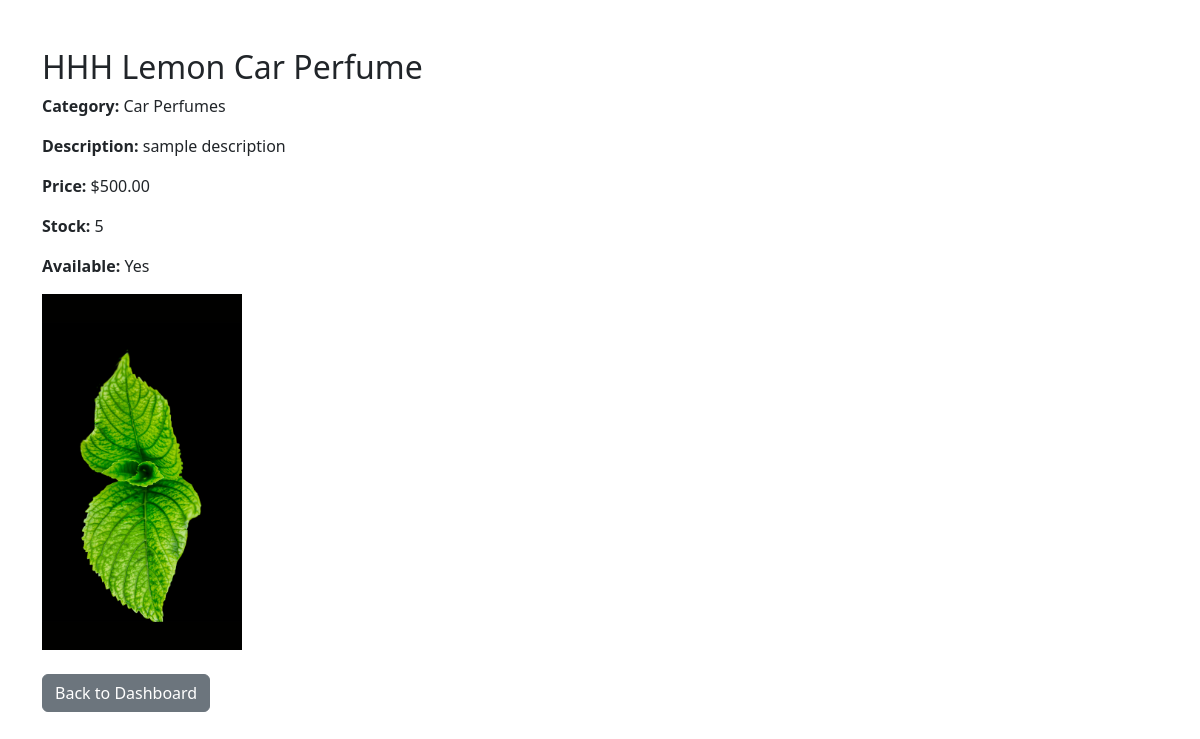
Screenshot of /product/3/detail/ with the database file from the repository.
### store/models.py (models this page shows, shortened)
class Product(models.Model):
    brand = models.CharField(max_length=100, blank=True, null=True)
    category = models.ForeignKey(Category, on_delete=models.CASCADE, related_name='products')
    name = models.CharField(max_length=100)
    description = models.TextField()
    price = models.DecimalField(max_digits=10, decimal_places=2)
    image = models.ImageField(upload_to='products/',null=True,blank=True)
    stock = models.PositiveIntegerField()
    available = models.BooleanField(default=True)

class Category(models.Model):
    name = models.CharField(max_length=100)
    slug = models.SlugField(unique=True, blank=True)
    class Meta:
        verbose_name_plural = "Categories"

### store/views.py (the view)
# urls.py: path('product/<int:pk>/detail/', product_detail_html_view, name='product-detail-html'),
def product_detail_html_view(request, pk):
    product = get_object_or_404(Product, pk=pk)
    return render(request, 'store/product_detail.html', {'product': product})

### store/templates/store/product_detail.html (shortened to what this page needs)
<!DOCTYPE html>
<html lang="en">
<head>
  <link href="https://cdn.jsdelivr.net/npm/bootstrap@5.3.0/dist/css/bootstrap.min.css" rel="stylesheet" />
</head>
<body>
  <div class="container mt-5">
    <h2>{{ product.name }}</h2>
    <p><strong>Category:</strong> {{ product.category.name }}</p>
    <p><strong>Description:</strong> {{ product.description }}</p>
    <p><strong>Price:</strong> ${{ product.price }}</p>
    <p><strong>Stock:</strong> {{ product.stock }}</p>
    <p><strong>Available:</strong> {% if product.available %}Yes{% else %}No{% endif %}</p>
    {% if product.image %}
      <img src="{{ product.image.url }}" alt="{{ product.name }}" width="200" />
    {% endif %}
    <br/><br/>
    <a href="{% url 'product-dashboard-html' %}" class="btn btn-secondary">Back to Dashboard</a>
  </div>
</body>
</html>

### rows the page displays
Product: name "HHH Lemon Car Perfume", category.name "Car Perfumes", description "sample description", price "500.00", stock "5", image (picture)
